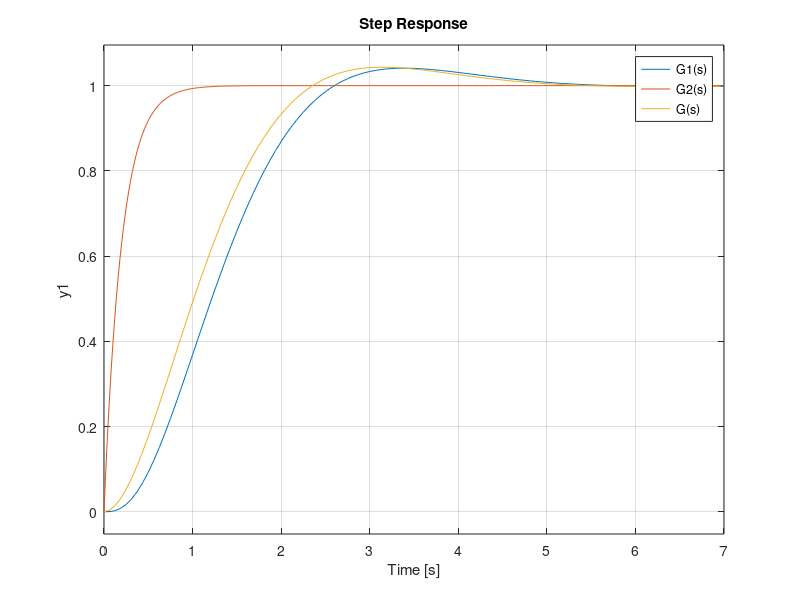

Here is the MATLAB script that generated this plot:
s = tf('s');

% Parametreler
a = 5;
wn = sqrt(2);
zeta = 1 / sqrt(2);

% Ana sistem G(s)
G = (a * wn^2) / ((s + a) * (s^2 + 2*zeta*wn*s + wn^2));

% Karşılaştırma sistemleri
G1 = a / (s + a);                            % Birinci dereceden sistem
G2 = wn^2 / (s^2 + 2*zeta*wn*s + wn^2);      % İkinci dereceden sistem
figure;
step(G, G1, G2);
legend('G1(s)','G2(s)','G(s)')